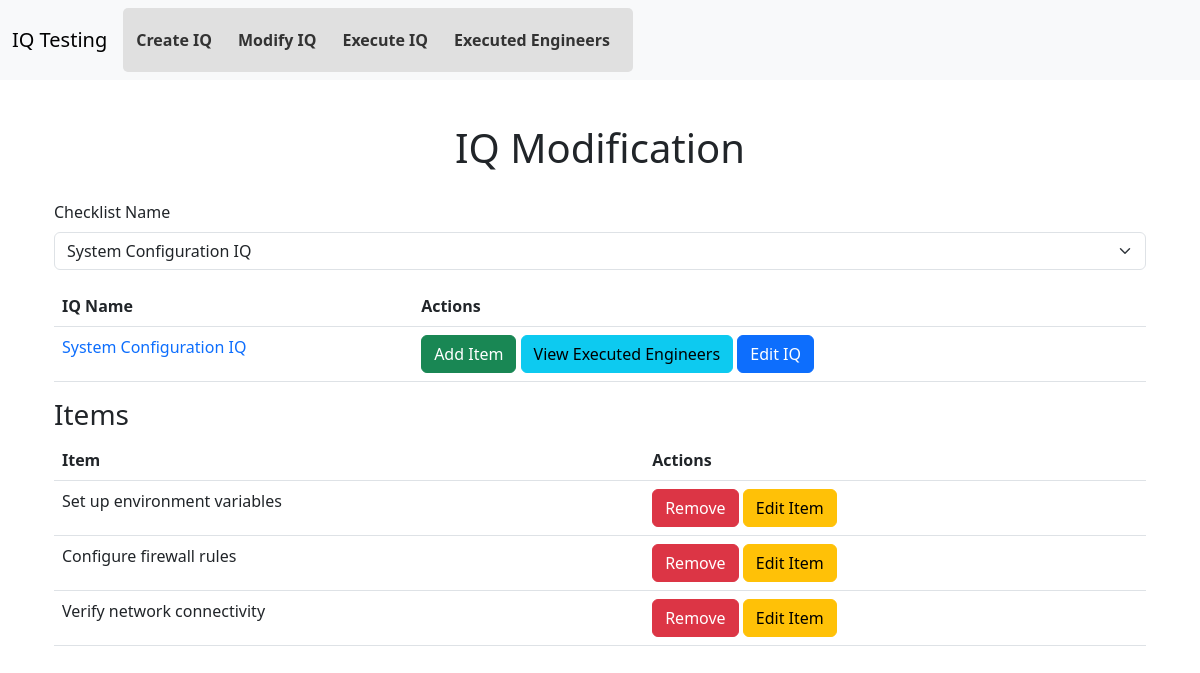
The app's page /modify_iq?checklist_id=2 with its own data.
### models.py (models this page shows)
class Checklist(db.Model):
    __tablename__ = 'checklists'
    checklist_id = db.Column(db.Integer, primary_key=True, autoincrement=True)
    name = db.Column(db.String(200), nullable=False, unique=True)
    description = db.Column(db.String(500))
    items = db.relationship('ChecklistItem', backref='checklist', lazy=True, cascade="all, delete-orphan")
    executions = db.relationship('Execution', backref='checklist', lazy=True, cascade="all, delete-orphan")

class ChecklistItem(db.Model):
    __tablename__ = 'checklist_items'
    item_id = db.Column(db.Integer, primary_key=True, autoincrement=True)
    description = db.Column(db.String(500), nullable=False)
    executed = db.Column(db.Boolean, default=False)
    screenshot = db.Column(db.String(300), nullable=True)
    checklist_id = db.Column(db.Integer, db.ForeignKey('checklists.checklist_id'), nullable=False)
    executed_by = db.Column(db.String(100), nullable=True)

### app.py (the view, shortened to what this page needs)
@app.route('/modify_iq', methods=['GET', 'POST'])
def modify_iq():
    checklists = Checklist.query.all()
    selected_checklist_id = request.args.get('checklist_id', type=int) or request.form.get('selected_checklist',
                                                                                           type=int)
    checklist = Checklist.query.get(selected_checklist_id) if selected_checklist_id else None
    return render_template('modify_iq.html', checklists=checklists, checklist=checklist)

### templates/modify_iq.html (shortened to what this page needs)
{% extends 'base.html' %}
{% block content %}
<h1 class="text-center">IQ Modification</h1>
<div class="container">
    <form method="GET">
        <div class="mb-3">
            <label class="form-label">Checklist Name</label>
            <select name="checklist_id" class="form-select" onchange="this.form.submit()">
                {% for c in checklists %}
                    <option value="{{ c.checklist_id }}" {% if checklist and c.checklist_id == checklist.checklist_id %}selected{% endif %}>
                        {{ c.name }}
                    </option>
                {% endfor %}
            </select>
        </div>
    </form>
    {% if checklist %}
    <form method="POST">
        <table class="table">
            <thead>
                <tr>
                    <th>IQ Name</th>
                    <th>Actions</th>
                </tr>
            </thead>
            <tbody>
                <tr>
                    <td>
                        <a href="#" class="text-decoration-none">{{ checklist.name }}</a>
                    </td>
                    <td>
                        <button type="submit" name="action" value="add_item" class="btn btn-success">Add Item</button>
                        <a href="{{ url_for('executed_engineers', checklist_id=checklist.checklist_id) }}" class="btn btn-info">
                            View Executed Engineers
                        </a>
                        <button type="button" class="btn btn-primary">Edit IQ</button>
                    </td>
                </tr>
            </tbody>
        </table>
        <h3>Items</h3>
        <table class="table">
            <thead>
                <tr>
                    <th>Item</th>
                    <th>Actions</th>
                </tr>
            </thead>
            <tbody>
                {% for item in checklist.items %}
                <tr>
                    <td>{{ item.description }}</td>
                    <td>
                        <form method="POST" class="d-inline">
                            <button type="submit" name="action" value="delete_item" class="btn btn-danger">Remove</button>
                        </form>
                        <button type="button" class="btn btn-warning edit-item-btn" data-item-id="{{ item.item_id }}" data-item-desc="{{ item.description }}">
                            Edit Item
                        </button>
                    </td>
                </tr>
                {% endfor %}
            </tbody>
        </table>
    </form>
    {% endif %}
</div>
{% endblock %}

### static/css/styles.css (style rules this page uses)
body { font-family: Arial, sans-serif; background-color: #f8f9fa; margin: 0; padding: 0; }
.container { margin-left: 240px; padding: 20px; }
input[type="text"], textarea, select { width: 100%; padding: 8px; margin: 5px 0 10px; border: 1px solid #ccc; border-radius: 4px; }
.btn { padding: 8px 15px; border: none; border-radius: 4px; cursor: pointer; font-size: 14px; }
.btn-primary { background-color: #007bff; color: white; }
.btn-success { background-color: #28a745; color: white; }
.btn-danger { background-color: #dc3545; color: white; }
table { width: 100%; border-collapse: collapse; background-color: white; }
th, td { border: 1px solid #ddd; padding: 10px; text-align: left; }
th { background-color: #007bff; color: white; }
td { background-color: #f2f2f2; }
.text-center { text-align: center; }

### records on screen
Checklist: name "System Configuration IQ"
ChecklistItem: description "Set up environment variables"
ChecklistItem: description "Configure firewall rules"
ChecklistItem: description "Verify network connectivity"

### other values on screen
form field checklist_id "System Configuration IQ"
